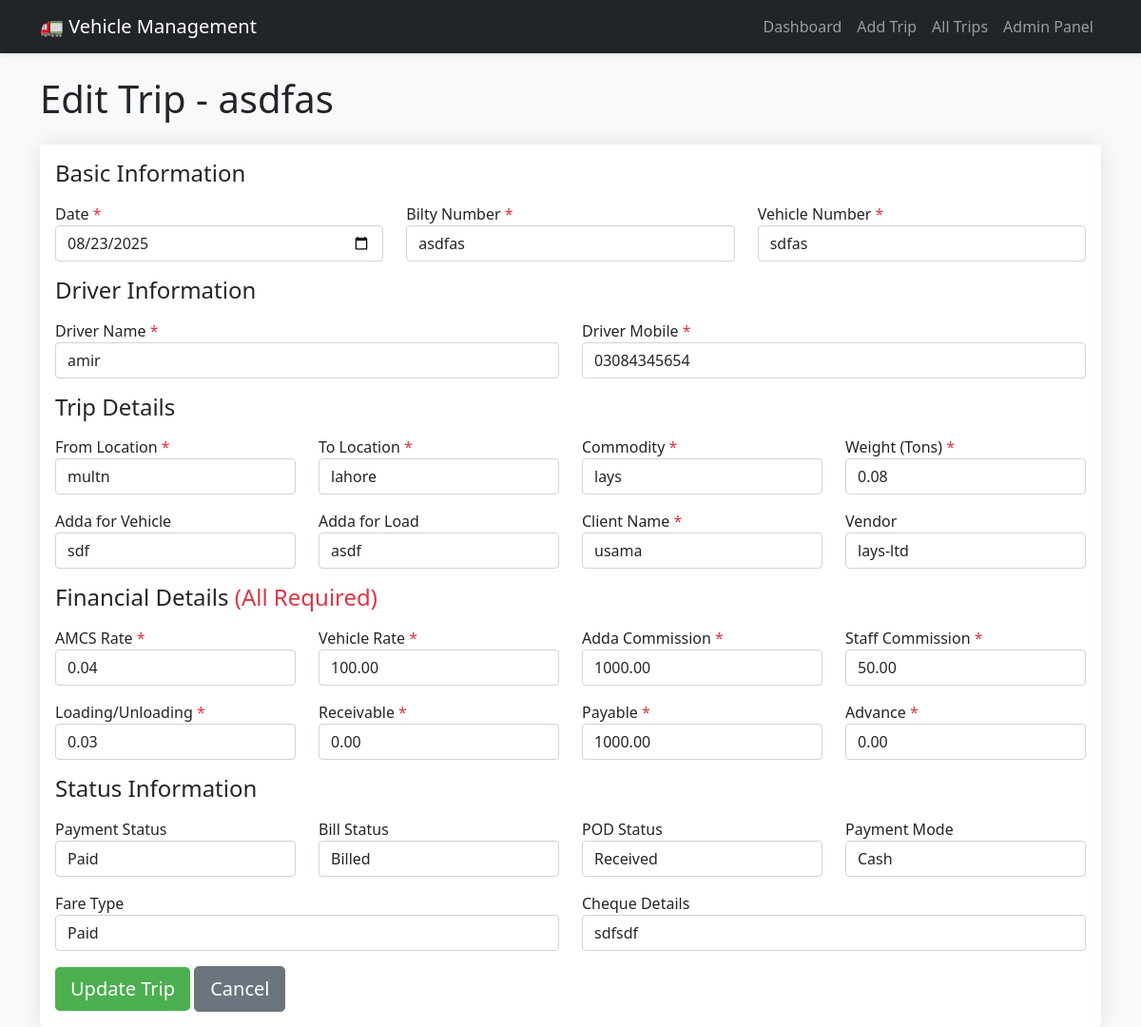
Page /edit/1/ on the committed database.
### logistics/models.py (models this page shows, shortened)
class Trip(models.Model):
    date = models.DateField()  # Already required
    bilty_number = models.CharField(max_length=50)  # Already required
    vehicle_number = models.CharField(max_length=50)  # Already required
    driver_name = models.CharField(max_length=100)
    driver_mobile = models.CharField(max_length=20)
    from_location = models.CharField(max_length=100)  # Already required
    to_location = models.CharField(max_length=100)  # Already required
    commodity = models.CharField(max_length=100)
    weight = models.DecimalField(max_digits=10, decimal_places=2)  # Already required
    adda_for_vehicle = models.CharField(max_length=100, blank=True)
    adda_for_load = models.CharField(max_length=100, blank=True)
    client_name = models.CharField(max_length=100)
    vendor = models.CharField(max_length=100, blank=True)
    amcs_rate = models.DecimalField(max_digits=10, decimal_places=2)  # Remove blank=True, null=True if present
    vehicle_rate = models.DecimalField(max_digits=10, decimal_places=2)  # Remove blank=True, null=True
    profit = models.DecimalField(max_digits=10, decimal_places=2, blank=True, null=True)  # Keep as is (auto-calculated)
    adda_commission = models.DecimalField(max_digits=10, decimal_places=2)  # Remove default=0, make required
    staff_commission = models.DecimalField(max_digits=10, decimal_places=2)  # Remove default=0, make required
    loading_unloading = models.DecimalField(max_digits=10, decimal_places=2)  # Remove default=0, make required
    fare_type = models.CharField(max_length=20, choices=[
        ('Paid', 'Paid'),
        ('To Pay', 'To Pay'),
    ], default='To Pay')
    pod_status = models.CharField(max_length=20, choices=[
        ('Pending', 'Pending'),
        ('Received', 'Received'),
    ], default='Pending')
    bill_status = models.CharField(max_length=20, choices=[
        ('Billed', 'Billed'),
        ('Unbilled', 'Unbilled'),
    ], default='Unbilled')
    payment_status = models.CharField(max_length=20, choices=[
        ('Pending', 'Pending'),
        ('Paid', 'Paid'),
        ('Partial', 'Partial'),
    ], default='Pending')
    payment_mode = models.CharField(max_length=20, choices=[
        ('Cash', 'Cash'),
        ('Cheque', 'Cheque'),
        ('Online', 'Online'),
    ], blank=True)
    cheque_details = models.CharField(max_length=100, blank=True)
    advance = models.DecimalField(max_digits=10, decimal_places=2)  # Remove default=0, make required
    balance = models.DecimalField(max_digits=10, decimal_places=2, default=0)
    receivable = models.DecimalField(max_digits=10, decimal_places=2)  # Remove default=0, make required
    payable = models.DecimalField(max_digits=10, decimal_places=2)  # Remove default=0, make required
    created_at = models.DateTimeField(auto_now_add=True)
    updated_at = models.DateTimeField(auto_now=True)

### logistics/views.py (the view)
# urls.py: path('edit/<int:pk>/', views.edit_trip, name='edit_trip'),
def edit_trip(request, pk):
    trip = get_object_or_404(Trip, pk=pk)
    if request.method == 'POST':
        form = TripForm(request.POST, instance=trip)
        if form.is_valid():
            form.save()
            messages.success(request, 'Trip updated successfully!')
            return redirect('trip_list')
    else:
        form = TripForm(instance=trip)
    return render(request, 'edit_trip.html', {'form': form, 'trip': trip})

### logistics/templates/edit_trip.html (shortened to what this page needs)
{% extends 'base.html' %}
{% block content %}
<h1 class="mb-4">Edit Trip - {{ trip.bilty_number }}</h1>
<div class="card">
    <div class="card-body">
        <form method="post">
            <h4 class="mb-3">Basic Information</h4>
            <div class="row">
                <div class="col-md-4 mb-3">
                    <label>Date <span class="text-danger">*</span></label>
                    {{ form.date }}
                </div>
                <div class="col-md-4 mb-3">
                    <label>Bilty Number <span class="text-danger">*</span></label>
                    {{ form.bilty_number }}
                </div>
                <div class="col-md-4 mb-3">
                    <label>Vehicle Number <span class="text-danger">*</span></label>
                    {{ form.vehicle_number }}
                </div>
            </div>
            <h4 class="mb-3">Driver Information</h4>
            <div class="row">
                <div class="col-md-6 mb-3">
                    <label>Driver Name <span class="text-danger">*</span></label>
                    {{ form.driver_name }}
                </div>
                <div class="col-md-6 mb-3">
                    <label>Driver Mobile <span class="text-danger">*</span></label>
                    {{ form.driver_mobile }}
                </div>
            </div>
            <h4 class="mb-3">Trip Details</h4>
            <div class="row">
                <div class="col-md-3 mb-3">
                    <label>From Location <span class="text-danger">*</span></label>
                    {{ form.from_location }}
                </div>
                <div class="col-md-3 mb-3">
                    <label>To Location <span class="text-danger">*</span></label>
                    {{ form.to_location }}
                </div>
                <div class="col-md-3 mb-3">
                    <label>Commodity <span class="text-danger">*</span></label>
                    {{ form.commodity }}
                </div>
                <div class="col-md-3 mb-3">
                    <label>Weight (Tons) <span class="text-danger">*</span></label>
                    {{ form.weight }}
                </div>
            </div>
            <div class="row">
                <div class="col-md-3 mb-3">
                    <label>Adda for Vehicle</label>
                    {{ form.adda_for_vehicle }}
                </div>
                <div class="col-md-3 mb-3">
                    <label>Adda for Load</label>
                    {{ form.adda_for_load }}
                </div>
                <div class="col-md-3 mb-3">
                    <label>Client Name <span class="text-danger">*</span></label>
                    {{ form.client_name }}
                </div>
                <div class="col-md-3 mb-3">
                    <label>Vendor</label>
                    {{ form.vendor }}
                </div>
            </div>
            <h4 class="mb-3">Financial Details <span class="text-danger">(All Required)</span></h4>
            <div class="row">
                <div class="col-md-3 mb-3">
                    <label>AMCS Rate <span class="text-danger">*</span></label>
                    {{ form.amcs_rate }}
                </div>
                <div class="col-md-3 mb-3">
                    <label>Vehicle Rate <span class="text-danger">*</span></label>
                    {{ form.vehicle_rate }}
                </div>
                <div class="col-md-3 mb-3">
                    <label>Adda Commission <span class="text-danger">*</span></label>
                    {{ form.adda_commission }}
                </div>
                <div class="col-md-3 mb-3">
                    <label>Staff Commission <span class="text-danger">*</span></label>
                    {{ form.staff_commission }}
                </div>
            </div>
            <div class="row">
                <div class="col-md-3 mb-3">
                    <label>Loading/Unloading <span class="text-danger">*</span></label>
                    {{ form.loading_unloading }}
                </div>
                <div class="col-md-3 mb-3">
                    <label>Receivable <span class="text-danger">*</span></label>
                    {{ form.receivable }}
                </div>
                <div class="col-md-3 mb-3">
                    <label>Payable <span class="text-danger">*</span></label>
                    {{ form.payable }}
                </div>
                <div class="col-md-3 mb-3">
                    <label>Advance <span class="text-danger">*</span></label>
                    {{ form.advance }}
                </div>
            </div>
            <h4 class="mb-3">Status Information</h4>
            <div class="row">
                <div class="col-md-3 mb-3">
                    <label>Payment Status</label>
                    {{ form.payment_status }}
                </div>
                <div class="col-md-3 mb-3">
                    <label>Bill Status</label>
                    {{ form.bill_status }}
                </div>
                <div class="col-md-3 mb-3">
                    <label>POD Status</label>
                    {{ form.pod_status }}
                </div>
                <div class="col-md-3 mb-3">
                    <label>Payment Mode</label>
                    {{ form.payment_mode }}
                </div>
            </div>
            <div class="row">
                <div class="col-md-6 mb-3">
                    <label>Fare Type</label>
                    {{ form.fare_type }}
                </div>
                <div class="col-md-6 mb-3">
                    <label>Cheque Details</label>
                    {{ form.cheque_details }}
                </div>
            </div>
            <button type="submit" class="btn btn-primary btn-lg">Update Trip</button>
            <a href="{% url 'trip_list' %}" class="btn btn-secondary btn-lg">Cancel</a>
        </form>
    </div>
</div>
{% endblock %}

### logistics/templates/base.html (style rules this page uses)
body { background-color: #f8f9fa; }
.card { box-shadow: 0 0 20px rgba(0,0,0,.1); border: none; }
.btn-primary { background-color: #4CAF50; border: none; }

### rows in the picture
Trip: bilty_number "asdfas", date "08/23/2025", vehicle_number "sdfas", driver_name "amir", driver_mobile "03084345654", from_location "multn", to_location "lahore", commodity "lays", weight "0.08", adda_for_vehicle "sdf", adda_for_load "asdf", client_name "usama", vendor "lays-ltd", amcs_rate "0.04", vehicle_rate "100.00", adda_commission "1000.00", staff_commission "50.00", loading_unloading "0.03", receivable "0.00", payable "1000.00", advance "0.00", payment_status "Paid", bill_status "Billed", pod_status "Received", payment_mode "Cash", fare_type "Paid", cheque_details "sdfsdf"
